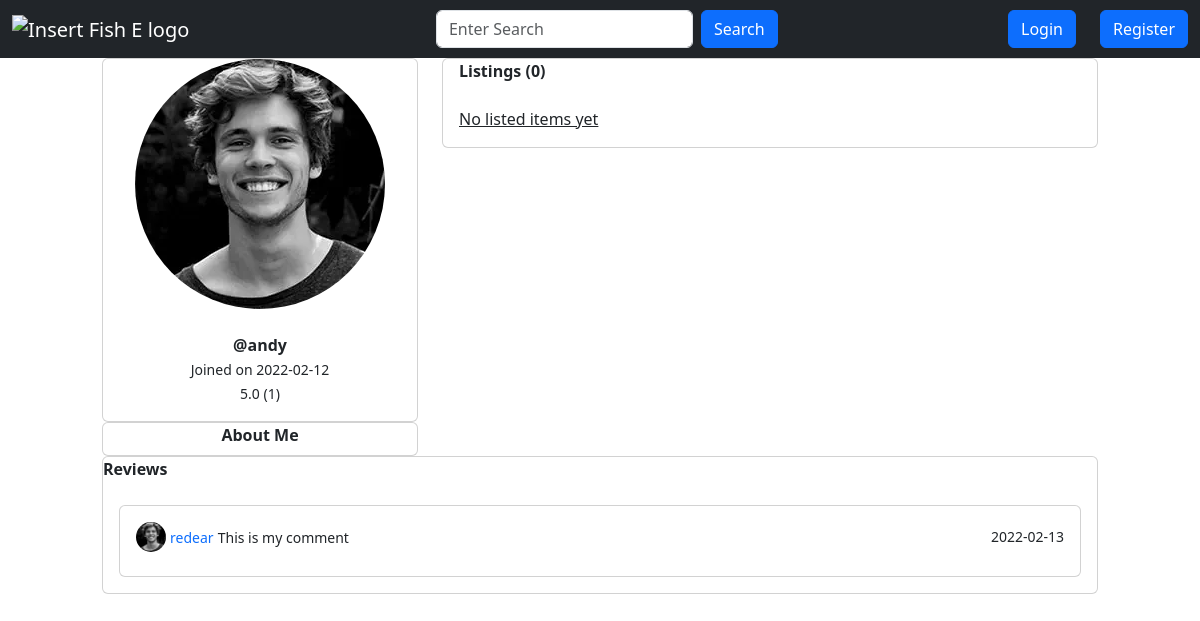
Before: /profile/1 with the older database file.
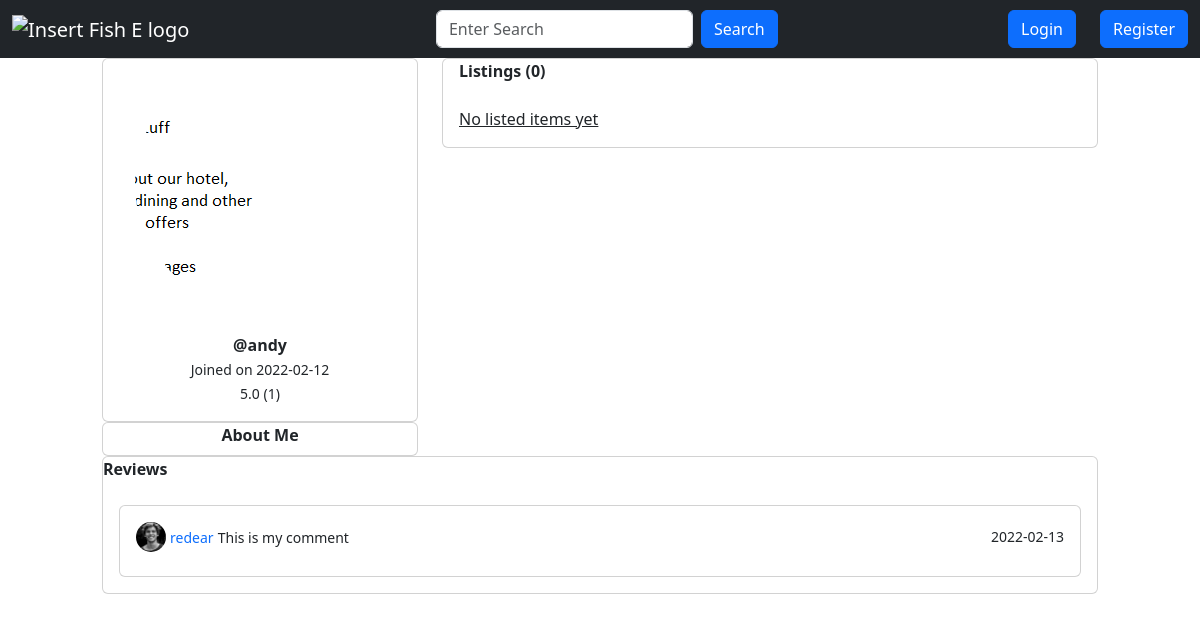
After: the same page with the newer database file.
### app.py (models this page shows, shortened)
class User(db.Model, UserMixin):
    id = db.Column(db.Integer, primary_key=True)
    username = db.Column(db.String(20), unique=True, nullable=False)
    email = db.Column(db.String(120), unique=True, nullable=False)
    description = db.Column(db.String(500), nullable=True)
    image_file = db.Column(db.String(20), nullable=False, default="default.jpg")
    password = db.Column(db.String(60), nullable=False)
    date_joined = db.Column(db.DateTime, nullable=False, default=datetime.utcnow)
    items = db.relationship("Item", backref="author", lazy=True)
    bought = db.relationship(
        "Transaction", foreign_keys="Transaction.user_id", backref="buyer", lazy=True
    )
    sold = db.relationship(
        "Transaction", foreign_keys="Transaction.vendor_id", backref="seller", lazy=True
    )
    reviews = db.relationship(
        "Review", foreign_keys="Review.user_id", backref="author", lazy=True
    )
    reviewed = db.relationship(
        "Review", foreign_keys="Review.recipient_id", backref="getter", lazy=True
    )
    liked = db.relationship(
        "ItemLike", foreign_keys="ItemLike.user_id", backref="user", lazy=True
    )
    @property
    def ratings(self):
        return len(self.reviewed)
    @property
    def rating(self):
        total = 0
        reviews = self.reviewed
        if reviews:
            for review in reviews:
                total += review.rating
            average = total / len(self.reviewed)
            return "{:.1f}".format(average)
        return "No reviews yet"

### app.py (the view, shortened to what this page needs)
@app.route("/profile/<int:user_id>", methods=["GET", "POST"])
def render_profile(user_id):
    user = User.query.filter_by(id=user_id).first()
    search_form = SearchForm()
    pfp_form = ProfilePictureForm()
    username_form = UsernameForm()
    description_form = DescriptionForm()
    L_items = Item.query.filter_by(id=user.id, status="available").all()
    len_of_L_items = len(L_items)
    reviews = user.reviewed
    review_authors = [
        User.query.filter_by(id=review.user_id).first() for review in reviews
    ]
    reviews = list(zip(review_authors, reviews))
    if username_form.validate_on_submit():
        current_user.username = username_form.username.data
        db.session.commit()
        return redirect(url_for("render_profile"))
    if description_form.validate_on_submit():
        current_user.description = description_form.description.data
        db.session.commit()
        return redirect(url_for("render_profile"))
    return render_template(
        "profile.html",
        search_form=search_form,
        L_items=L_items,
        pfp_form=pfp_form,
        username_form=username_form,
        description_form=description_form,
        len_of_L_items=len_of_L_items,
        reviews=reviews,
        user=user,
    )

### app.py
class SearchForm(FlaskForm):
    search = StringField(
        validators=[DataRequired()], render_kw={"placeholder": "Enter Search"}
    )
    submit = SubmitField("Search")

class ProfilePictureForm(FlaskForm):
    image_file = FileField(
        "New Profile Picture",
        validators=[FileRequired(), FileAllowed(["jpg", "png"], "Images Only")],
    )
    apply = SubmitField("Apply")

### templates/profile.html (shortened to what this page needs)
{% from 'bootstrap5/form.html' import render_field %}
{% from 'macros/item_card.html' import item_card %}
{% from 'macros/navbar.html' import navbar %}
{% from 'macros/review_card.html' import review_card %}
{% extends 'base.html' %}
{% block content %}
{{ navbar(search_form, current_user) }}
<div class="container">
    <div class="row mx-5">
        <div class="col-md-4">
            <div class="row">
                <div class="col">
                    <div class="card">
                        <div class="card-title text-center">
                            <img src="{{ url_for('static', filename='img/profile/' + user.image_file) }}" alt="pfp"
                                class="rounded-circle">
                            <br>
                        </div>
                        <div class="card-body text-center">
                            <strong>@{{ user.username }}</strong>
                            <br>
                            <small>Joined on {{
                                user.date_joined.date()
                                }}</small>
                            <br>
                            <small>
                                {{ user.rating }} ({{ user.ratings }})
                            </small>
                        </div>
                    </div>
                </div>
            </div>
            <div class="row">
                <div class="col">
                    <div class="card">
                        <div class="card-title text-center">
                            <strong>About Me</strong>
                            <br>
                        </div>
                    </div>
                </div>
            </div>
        </div>
        <div class="col-md-8">
            <div class="card" style="max-height: 80%;">
                <div class="card-title px-3">
                    <strong>Listings ({{ len_of_L_items }})</strong>
                </div>
                <div class="card-body overflow-scroll row">
                    {% if L_items %}
                    {% for item in L_items %}
                    <div class="col-md-4">
                        {{ item_card(item, current_user) }}
                    </div>
                    {% endfor %}
                    {% else %}
                    <u>No listed items yet</u>
                    <br>
                    {% endif %}
                </div>
            </div>
        </div>
    </div>
    <div class="row mx-5">
        <div class="col">
            <div class="card">
                <div class="card-title">
                    <strong>Reviews</strong>
                </div>
                <div class="card-body">
                    {% for review in reviews %}
                    {{ review_card(review) }}
                    {% endfor %}
                </div>
            </div>
        </div>
    </div>
</div>
{% endblock content %}

Changed rows visible on the page:
changed User "andy": image_file: picture added in place of a placeholder
